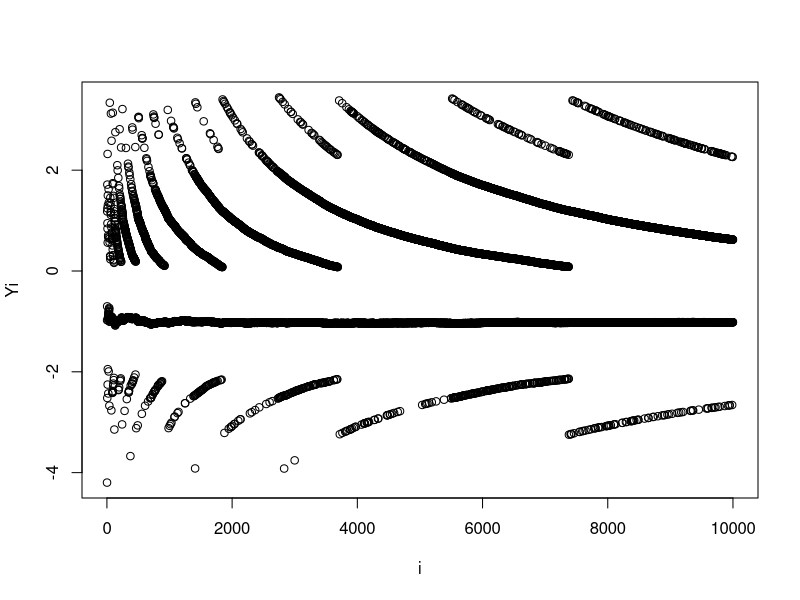
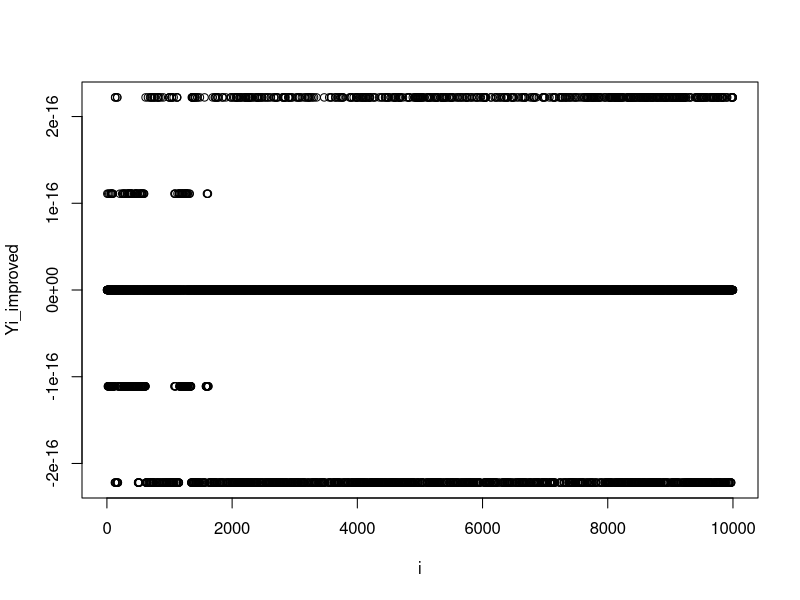

The R script that drew these images, in order: (Note: a time limit stopped this script after it produced the figures.)
## ---- chunk 1
knitr::opts_chunk$set(echo = TRUE)
## ---- chunk 2
#Snippet 1
x1<-1/3 ; x2<-1/4
if (x1 - x2 == 1/12) {
  print ("Subtraction_is_correct")
}else{
  print ("Subtraction_is_wrong")
}
## ---- chunk 3
#Snippet 2
x1<-1  ; x2<-1/2
if (x1-x2==1/2) {
  print ("Subtraction_is_correct" )
}else{
  print ("Subtraction_is_wrong")
}
## ---- chunk 4
#Snippet 1 - Improved
x1<-1 / 3 ; x2<-1 /4;
if(all.equal(x1-x2,1/12)){
  print("Subtraction is correct") 
}else{
  print("Subtraction is wrong")
}
## ---- chunk 5
#A function to calculate derivative of f(x) given epsilon = 10^-15
derivative <- function (x){
  return(((x+10^-15)-x)/10^-15)
}
## ---- chunk 6
derivative(x=1)
## ---- chunk 7
derivative(x=100000)
## ---- chunk 8
#A function to estimate the variance of a input vector x
myvar<- function(x){
  n<- length(x)
  var<-(sum(x^2)-sum(x)^2/n)/(n-1)
  return (var)
}
## ---- chunk 9
vector_x<- rnorm(10000,mean=10^8, sd=1)
## ---- chunk 10
Yi<-c() #initializing Yi as vector to store the computed difference myvar(Xi) − var(Xi)
for (i in 1:length(vector_x)){
  Xi<- vector_x[1:i]          #subset of vector_x
  Yi[i]<- myvar(Xi)-var(Xi)
}

#remove Yi[1] because variance of one element cannot be calculated
Yi = Yi[-1]
plot(2:10000, Yi, xlab = "i") #ignoring i=1 because variance cannot be calculated for one element
## ---- chunk 11
myvar_improved <- function(x){
  mu <- mean(x)  #mean of elements in the vector x
  sum((x-mu)**2)/(length(x)-1)
}

## ---- chunk 12
Yi_improved<-c()  #initialize Yi_improved to the store values of differences
for (i in 1:length(vector_x)){
  Xi<- vector_x[1:i]          #subset of vector_x
  Yi_improved[i]<- myvar_improved(Xi)-var(Xi)
}

#remove Yi_improved[1] because variance of one element cannot be calculated
Yi_improved = Yi_improved[-1]
plot(2:10000, Yi_improved, xlab = "i") #ignoring i=1 because variance cannot be calculated for one element
## ---- chunk 13
A<-function(n,k) prod(1:n)/(prod(1:k)*prod(1:(n-k))) #expression A
B<-function(n,k) prod((k+1):n) / prod(1:(n-k)) #expression B
C<-function(n,k) prod(((k+1):n)/(1:(n-k))) #expression C
## ---- chunk 14
#to plot output of three expressions(A,B,C) and to compare with true output (choose(n,k))
A1<-NULL;B1<-NULL;C1<-NULL;T1<-NULL
k<-NULL   
n <- NULL   
for (i in 1 :500){   #for different values of n = 1 to 500
  for(j in 1:i%/%2){  #for different values of k= 0 to 250
    A1_temp<-A(i,j)
    A1<-c(A1,A1_temp)
    B1_temp<-B(i,j)
    B1<-c(B1,B1_temp)
    C1_temp<-C(i,j)
    C1<-c(C1,C1_temp)
    T1_temp<-choose(i,j)
    T1 <-c(T1,T1_temp)
    k<-c(k,j)
    n<-c(n,i)
  }
}

plot(n,A1, col="blue", pch=19, main = "Expression A(Varying n)", xlab = "n", ylab = "A(n,k)")
plot(k,A1, col="blue", pch=19, main = "Expression A(Varying k)", xlab = "k", ylab = "A(n,k)")
plot(n,B1, col="red", pch=19, main = "Expression B(Varying n)", xlab = "n", ylab = "B(n,k)")
plot(k,B1, col="red", pch=19, main = "Expression B(Varying k)", xlab = "k", ylab = "B(n,k)")
plot(n,C1, col="black", pch=19, main= "Expression C(Varying n)", xlab = "n", ylab = "C(n,k)")
plot(k,C1, col="black", pch=19, main= "Expression C(Varying k)", xlab = "k", ylab = "C(n,k)")
